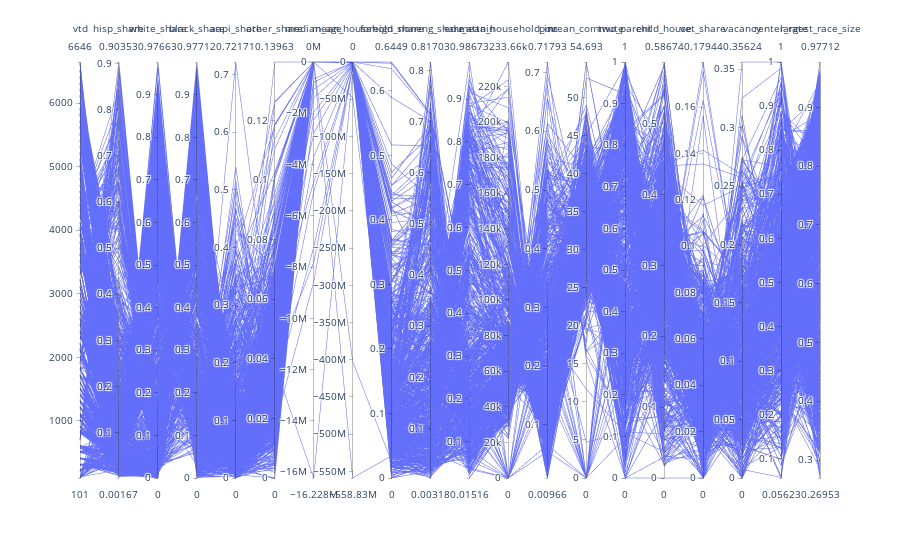

The cell this chart's notebook holds for it:
### Code cell
fig = px.parallel_coordinates(
    df,
)
fig

### Figure 1 — Plotly figure (JSON) as saved in the notebook; plotly's stock layout.template omitted (floating-point values rounded to 4 significant figures; data arrays with more than 128 entries replaced by an {"elided": "..."} marker saying what was removed)
{"data": [{"dimensions": [{"label": "vtd", "values": {"elided": "1703 int values"}}, {"label": "hisp_share", "values": {"elided": "1703 float values"}}, {"label": "white_share", "values": {"elided": "1703 float values"}}, {"label": "black_share", "values": {"elided": "1703 float values"}}, {"label": "aapi_share", "values": {"elided": "1703 float values"}}, {"label": "other_share", "values": {"elided": "1703 float values"}}, {"label": "median_age", "values": {"elided": "1703 float values"}}, {"label": "mean_household", "values": {"elided": "1703 float values"}}, {"label": "foreign_share", "values": {"elided": "1703 float values"}}, {"label": "noneng_share", "values": {"elided": "1703 float values"}}, {"label": "edu_attain", "values": {"elided": "1703 float values"}}, {"label": "mean_household_inc", "values": {"elided": "1703 float values"}}, {"label": "pov", "values": {"elided": "1703 float values"}}, {"label": "mean_commute", "values": {"elided": "1703 float values"}}, {"label": "two_parent", "values": {"elided": "1703 float values"}}, {"label": "child_house", "values": {"elided": "1703 float values"}}, {"label": "vet_share", "values": {"elided": "1703 float values"}}, {"label": "vacancy", "values": {"elided": "1703 float values"}}, {"label": "renter_rate", "values": {"elided": "1703 float values"}}, {"label": "largest_race_size", "values": {"elided": "1703 float values"}}], "domain": {"x": [0, 1], "y": [0, 1]}, "name": "", "type": "parcoords"}], "layout": {"legend": {"tracegroupgap": 0}, "margin": {"t": 60}}}
